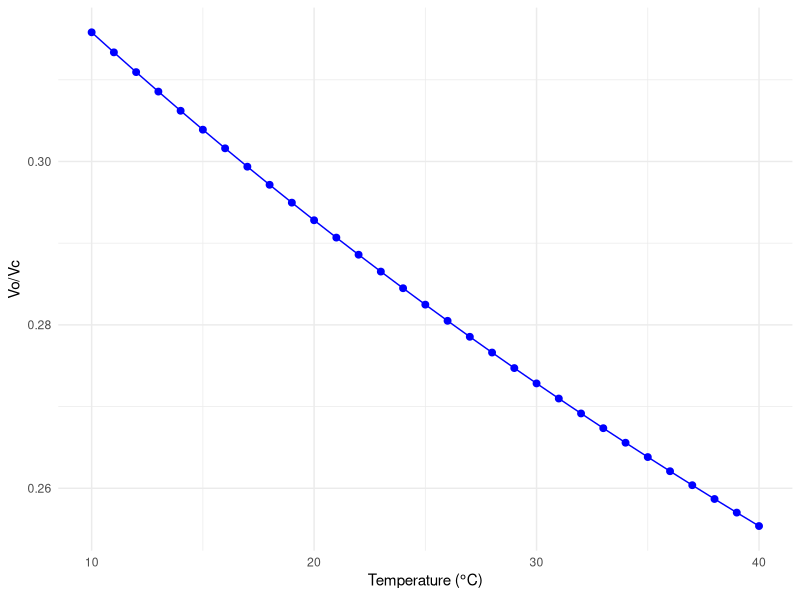
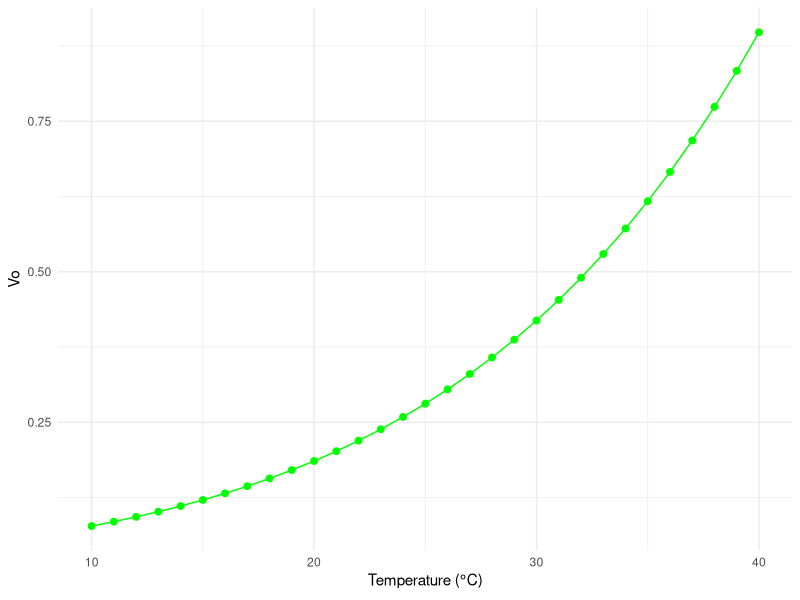
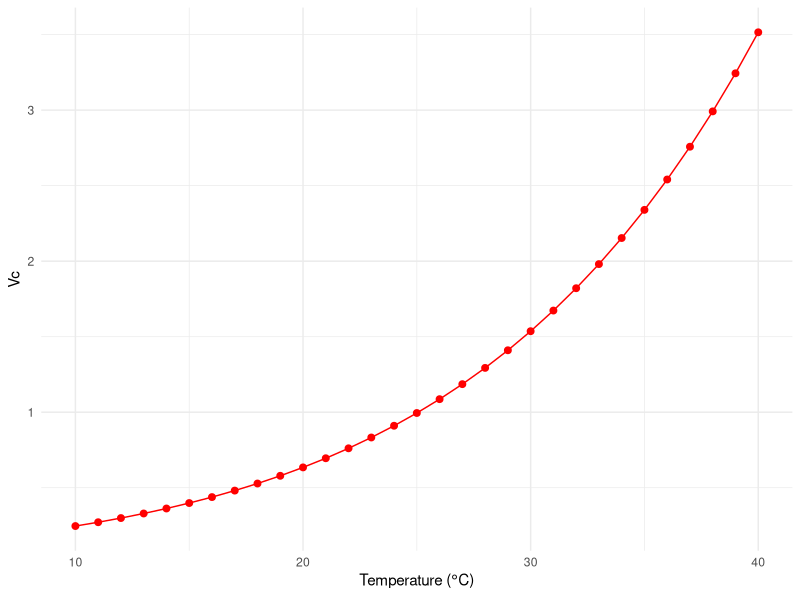
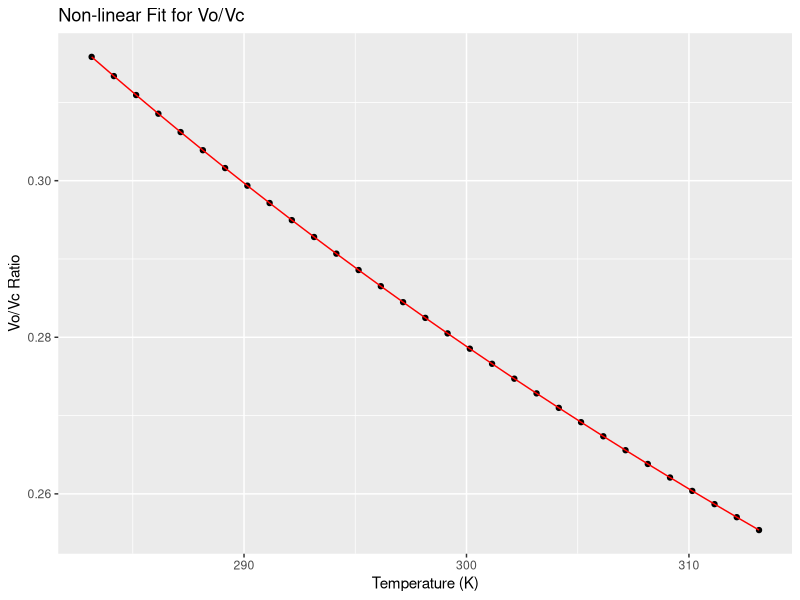
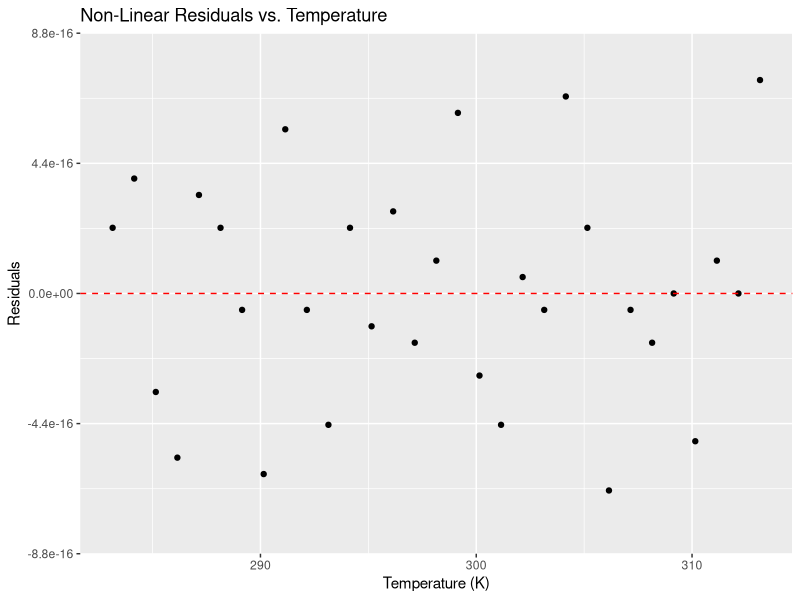
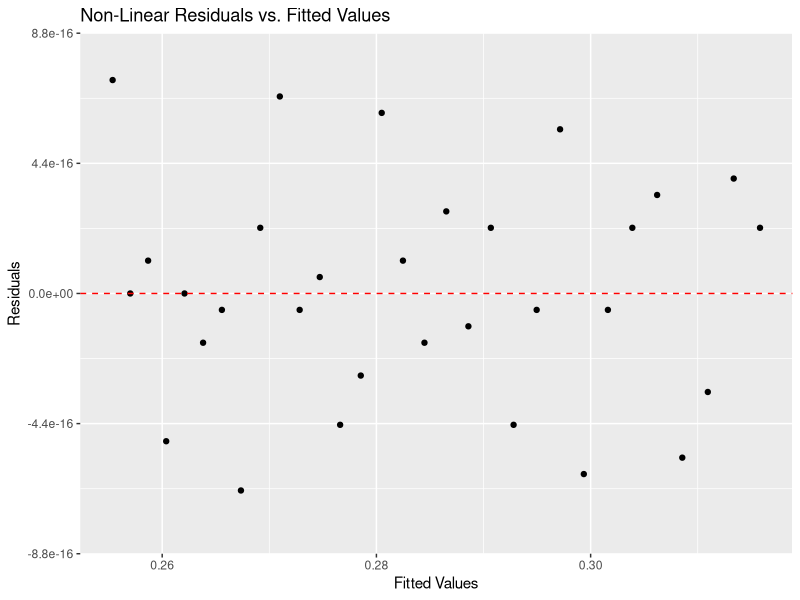
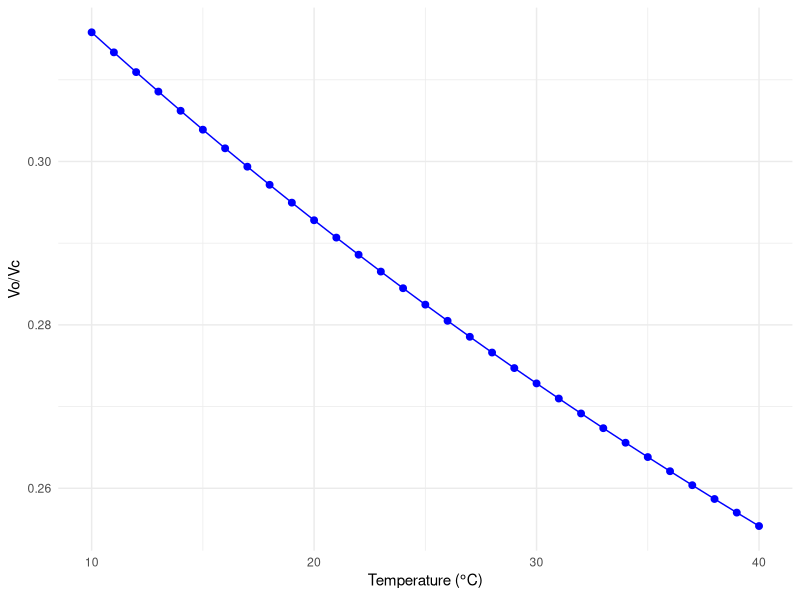
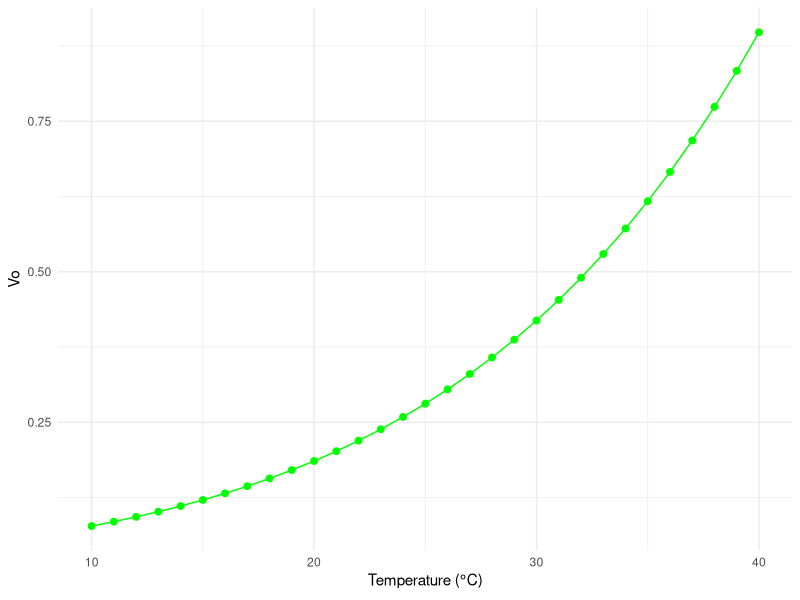

The R source for these figures, in order:
# Set working directory:

setwd("C:/Users/path/to/main_code_repository")

# Load libraries:

library(ggplot2)
library(minpack.lm)

# Bernacchi temperature functions

# Currently the e-Photosynthesis model sets PrV111 = PsV1 * 0.24, according to the known value for tobacco at 25°C (Whitney et al., 1999).
# However, this ratio varies across different crop species and temperatures.
# Seeing as there is no existing temperature functions for rice, we will use the equations by Bernacchi (2001) and values from Makino (1988) to compare the temperature responses of the parameters.

# Specify constants:

T25 <- 25 + 273.15                 # Reference temperature in K 
Tp <- 28.9310407291759 + 273.15    # Average measurement temperature in K
R <- 0.008314                     # Ideal gas constant in kJ K-1 mol-1
c_Vc <- 26.35                       # Scaling constant, Vcmax             (N. tabacum L. cv. W38, Bernacchi et al 2001)
dHa_Vc <- 65.33                    # Activation energy, Vcmax, kJ mol -1 (N. tabacum L. cv. W38, Bernacchi et al 2001)
c_Vo <- 22.98                       # Scaling constant, Vomax             (N. tabacum L. cv. W38, Bernacchi et al 2001)
dHa_Vo <- 60.11                     # Activation energy, Vomax, kJ mol -1 (N. tabacum L. cv. W38, Bernacchi et al 2001)

# Use the Arrhenius equation to calculate the Vo/Vc ratio at 25°C for N.tabacum (c and dHa from Bernacchi et al., 2001):
# Parameter = exp(c- dHa/ R * T_k)

Bernacchi_Vc_25 <- exp(c_Vc - dHa_Vc / (R * T25))
Bernacchi_Vo_25 <- exp(c_Vo - dHa_Vo / (R * T25))
Bernacchi_PrPs_ratio_25 <- Bernacchi_Vo_25 / Bernacchi_Vc_25
print(Bernacchi_PrPs_ratio_25)

# Calculate Vo/Vc ratios across a range of temperatures (10-40°C) :

Temp_Range <- data.frame(Temp_C = 10:40)                       # Temperatures in °C
Temp_Range$Temp_K <- Temp_Range$Temp_C + 273.15                # Temperatures in Kelvin
Temp_Range$Vc <- exp(c_Vc - dHa_Vc / (R * Temp_Range$Temp_K))  # Vc values
Temp_Range$Vo <- exp(c_Vo - dHa_Vo / (R * Temp_Range$Temp_K))  # Vo values
Temp_Range$Vo_Vc_ratio <- Temp_Range$Vo / Temp_Range$Vc        # Vo/Vc ratios

# Plot Vo/Vc data:

ggplot(Temp_Range, aes(x = Temp_C, y = Vo_Vc_ratio)) +
                   geom_line(color = "blue") +
                   geom_point(color = "blue", size = 2) +
                   labs(x = expression("Temperature ("*degree*C*")"), y = "Vo/Vc") +
                   theme_minimal()
ggsave("Outputs/Temp_vs_VcVo.png")

# Plot Vo over temperature:

ggplot(Temp_Range, aes(x = Temp_C, y = Vo)) +
                   geom_line(color = "green") +
                   geom_point(color = "green", size = 2) +
                   labs(x = expression("Temperature ("*degree*C*")"), y = "Vo") +
                   theme_minimal()
ggsave("Outputs/Temp_vs_Vo.png")

# Plot Vc over temperature:

ggplot(Temp_Range, aes(x = Temp_C, y = Vc)) +
                   geom_line(color = "red") +
                   geom_point(color = "red", size = 2) +
                   labs(x = expression("Temperature ("*degree*C*")"), y = "Vc") +
                   theme_minimal()
ggsave("Outputs/Temp_vs_Vc.png")

# Calculate Bernacchi values at measurement temperature:

Bernacchi_Vc_Tp <- exp(c_Vc - dHa_Vc / (R * Tp))
Bernacchi_Vo_Tp <- exp(c_Vo - dHa_Vo / (R * Tp))
Bernacchi_PrPs_ratio_Tp <- Bernacchi_Vo_Tp / Bernacchi_Vc_Tp
print(Bernacchi_PrPs_ratio_Tp)

# Calculate Makino values at 25°C:

Makino_Vc_25 <- 1.77                                # Carboxylase activity (µmol (mg enzyme)⁻¹ min⁻¹)
Makino_Vo_25 <- 0.58                                # Oxygenase activity (µmol (mg enzyme)⁻¹ min⁻¹)
Makino_PrPs_ratio_25 <- Makino_Vo_25 / Makino_Vc_25 # Vo/Vc ratio
print(Makino_PrPs_ratio_25)

# Adjusting the value Vcmax at 25°C to measurement temperature Tp

# We can use one of two approaches to calculate the Makino value of Vo/Vc at Tp:

# 1)  Use the ratios of Makino and Bernacchi at 25°C and multiply by Bernacchi parameter estimate at a given temperature
# 2)  Fit an Arrhenius equation to a non-linear model to find the Bernacchi temperature response of (plotted above)

# Use linear scaling of Makino to Bernacchi ratios:

Makino_PrPs_ratio_Tp <- Makino_PrPs_ratio_25*Bernacchi_PrPs_ratio_Tp/Bernacchi_PrPs_ratio_25
print(Makino_PrPs_ratio_Tp)

# Non-linear fits for Vo/Vc

# Define predictor and response variables:

T <- Temp_Range$Temp_K      # Temperature in K
y <- Temp_Range$Vo_Vc_ratio # Vo/Vc ratio

# So far, we have defined the Arrhenius equation as:

# Parameter = exp (c- dHa/R * T_k)

# c is meant to scale the amplitude of the function whereas dHa represents the temperature dependence relationship.

# Using the term c−dHa combined these two effects into one, making them harder to interpret individually.
# Without c, the model assumes that dHa depends solely on temperature and ignores other potential variations.

# This means the equation can also be rewritten as:

# y = c * exp(-dHa/ R * T_k)

# to ensure that the exponent has a negative sign.

# Define an exponential model with non-linear parameters using this form of the Arrhenius equation.

# Create a fit type for a custom nonlinear model using nlsLM():
 
# nlsLM() uses the Levenberg-Marquardt algorithm for nonlinear least-squares estimation:

nls_model <- nlsLM(Vo_Vc_ratio ~ c_VoVc * exp(-dHa_VoVc / (R * T)),
                                 data = Temp_Range,
                                 start = list(c_VoVc = 0, 
                                              dHa_VoVc = 2))

# View the plot summary:

summary(nls_model)

# nlsLM() converged successfully so we can add the fitted values and new parameter estimates for c and dHa to Temp_Range dataframe:

Temp_Range$fitted <- predict(nls_model)

# Plot the non-linear fit of the model to the data:

ggplot(Temp_Range, aes(x = Temp_K, y = Vo_Vc_ratio)) +
                   geom_point() +
                   geom_line(aes(y = fitted), color = "red") +
                   labs(x = "Temperature (K)", 
                        y = "Vo/Vc Ratio", 
                        title = "Non-linear Fit for Vo/Vc")
ggsave("Outputs/Temp_vs_VoVc_nlsLM.png")

# Calculate the residuals by subtracting the fitted values from the observed responses:

Temp_Range$nls_residuals <- Temp_Range$Vo_Vc_ratio - Temp_Range$fitted

# Plot residuals against temperature:

ggplot(Temp_Range, aes(x = Temp_K, y = nls_residuals)) +
                       geom_point() +
                       geom_hline(yintercept = 0, 
                                  linetype = "dashed", 
                                  color = "red") +
                       scale_y_continuous(limits = c(-8e-16, +8e-16)) +
                       labs(x = "Temperature (K)", 
                            y = "Residuals", 
                            title = "Non-Linear Residuals vs. Temperature")
ggsave("Outputs/nlsLM_residuals_temp.png")

# Plot residuals against fitted values:

ggplot(Temp_Range, aes(x = fitted, y = nls_residuals)) +
                       geom_point() +
                       geom_hline(yintercept = 0, 
                                  linetype = "dashed", 
                                  color = "red") +
                       scale_y_continuous(limits = c(-8e-16, +8e-16)) +
                       labs(x = "Fitted Values", 
                            y = "Residuals", 
                            title = "Non-Linear Residuals vs. Fitted Values")
ggsave("Outputs/nlsLM_residuals_fitted.png")

# Calculate R-squared:

SST <- sum((Temp_Range$Vo_Vc_ratio - mean(Temp_Range$Vo_Vc_ratio))^2)     # Total sum of squares
SSR <- sum(Temp_Range$nls_residuals^2)                                    # Residual sum of squares
R_squared <- 1 - (SSR / SST)
print(R_squared)

# Calculate the mean squared error (MSE) and Akaike Information Criterion (AIC):

squared_residuals <- Temp_Range$nls_residuals^2

mse <- mean(squared_residuals)
print(mse)

nls_AIC <- AIC(nls_model)
print(nls_AIC)

# Extract the nlsLM derived parameter coefficients:
 
coefficients <- coef(nls_model)
c_VoVc <- as.numeric(coefficients["c_VoVc"])
dHa_VoVc <- as.numeric(coefficients["dHa_VoVc"])

# Work out the conversion ratio between Bernacchi and Makino Vo/Vc ratios at 25°C:

conv_ratio <- Makino_PrPs_ratio_25/Bernacchi_PrPs_ratio_25

# Predict Vo/Vc value at Tp using the estimated parameters:

Bernacchi_PrPs_ratio_Tp2 <- (c_VoVc * exp(-dHa_VoVc / (R * Tp)))
print(Bernacchi_PrPs_ratio_Tp2)

# Correct for the conversion to Makino:

Makino_PrPs_ratio_Tp2 <- Bernacchi_PrPs_ratio_Tp2*conv_ratio
print(Makino_PrPs_ratio_Tp2)

# Compare the two values obtained for Makino ratios at Tp and print TRUE if they are equal:

are_equal <- Makino_PrPs_ratio_Tp == Makino_PrPs_ratio_Tp2
print(are_equal)  

# Normalisation fitting method

# We can also compare the values by re-scaling the Vo/Vc ratio from Bernacchi so that it has a value of 1 at 25°C and then fitting the Arrhenius function using these values.
# Divide all Vo/Vc values calculated at different temperatures by the value at 25°C:

normalised_ratios <- Temp_Range$Vo_Vc_ratio/Bernacchi_PrPs_ratio_25;

# Obtain Arrhenius constants using the re-scaled values:
nls_norm_model <- nlsLM(normalised_ratios ~ c_VoVc * exp(-dHa_VoVc / (R * T)),
                                            data = Temp_Range,
                                            start = list(c_VoVc = 0, 
                                                         dHa_VoVc = 2))
summary(nls_norm_model)

# Extract the coefficients from this second model:

norm_coefficients <- coef(nls_norm_model)
c_norm <- as.numeric(norm_coefficients["c_VoVc"])
dHa_norm <- as.numeric(norm_coefficients["dHa_VoVc"])

# Predict the Bernacchi ratio at Tp using the parameters obtained from the non-linear fit of normalised values:

Bernacchi_PrPs_ratio_Tp3 <- (c_norm * exp(-dHa_norm / (R * Tp)))
print(Bernacchi_PrPs_ratio_Tp3)

# This ratio is different from the other two ratios since we re-scaled the values and obtained a new parameter estimate for c.

# Multiply the Bernacchi ratio at Tp by the Makino ratio at 25°C:

Makino_PrPs_ratio_Tp3 <- Makino_PrPs_ratio_25*Bernacchi_PrPs_ratio_Tp3
print(Makino_PrPs_ratio_Tp3)

# Compare the third value obtained for Makino ratios to the first two and print TRUE if equal:

are_equal <- (Makino_PrPs_ratio_Tp == Makino_PrPs_ratio_Tp3) | 
             (Makino_PrPs_ratio_Tp2 == Makino_PrPs_ratio_Tp3)

print(are_equal) 
